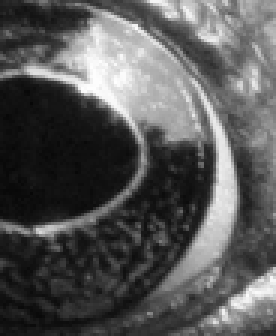
%> input picture Project 4 (mr2714 and av8258)/Project 4 (mr2714 and av8258)/nonface/0.ppm, 92 x 112 px (shown 3 times larger); its folder holds 4 pictures in this run
$ octave --eval "Run_All;"   (GNU Octave 9; MATLAB toolbox functions it lacks are replaced by stand-ins)
%> lines starting %> are read from the running program, lines starting %| are printed output that depends on the picture
### Project 4 (mr2714 and av8258)/Project 4 (mr2714 and av8258)/Read_Images.m
function [train_faces, test_faces, non_faces] = Read_Images(data_path, read_nonfaces)
%> called with data_path = 'att_faces/s', read_nonfaces = true
% input: images path
% output Read the face images into training and test sets, also non_faces

train_faces = zeros(280, 112 * 92); %35 classes x 8 images each = 280
test_faces = zeros(120, 112 * 92); %35 classes x 2 images each = 70 5 classes x 10 images each = 50
for clas = 1:40
    image_set_path = strcat(data_path, string(clas));
    image_set = dir(image_set_path);
    for i = 3 : length(image_set) %first two are ..
        image_name = strcat(strcat(image_set_path,'/'), image_set(i).name);
        if (clas <= 35)
            if (i <= 10)
                train_faces((clas - 1) * 8 + (i - 2), :) = reshape(imread(convertStringsToChars(image_name)), 1 ,[]);
            else
                test_faces((clas - 1) * 2 + (i - 10), :) = reshape(imread(convertStringsToChars(image_name)), 1, []);
            end
        else
            test_faces((clas - 29) * 10 + (i - 2), :) = reshape(imread(convertStringsToChars(image_name)), 1, []);
        end
    end
end
%> pass 2 of the loop in Read_Images, `for clas = 1:40`:
if read_nonfaces == true
    non_faces = zeros(15, 112*92); %15 images of same dimensions
    for i = 0:14
        [Image, c] = imread(".\nonface\" + num2str(i) + ".ppm");
%> Image is the input picture: size 112x92x3 uint8; min 7, max 254, mean 87
%> c = []
        [height, width] = size(Image(:, :, 1));
%> height = 112; width = 92
        img = zeros(height, width);
%> img: size 112x92 double; every value is 0
        for j = 1:height
            for k = 1:width
                img(j, k) = int8(Image(j, k));
            end
        end
%> this loop made 112 passes
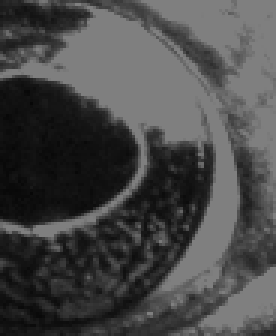
%> img: size 112x92 double (shown 3 times larger); min 7, max 127, mean 72
        non_faces(i+1, :) = reshape(img, [1, 112*92]);
    end
%> pass 2 of the loop in Read_Images, `for i = 0:14`:
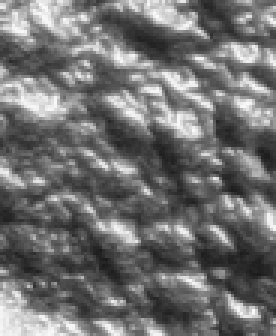
%> input picture Project 4 (mr2714 and av8258)/Project 4 (mr2714 and av8258)/nonface/1.ppm, 92 x 112 px (shown 3 times larger)
%> in Read_Images, Image is the input picture: size 112x92x3 uint8; min 27, max 251, mean 112.9
%> the loop in Read_Images, `for j = 1:height` made 112 passes
%> after the loop in Read_Images, `for j = 1:height`:
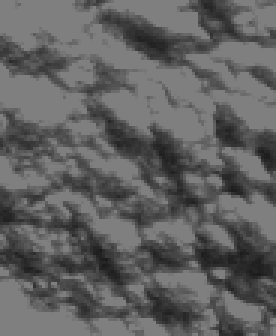
%> img: size 112x92 double (shown 3 times larger); min 27, max 127, mean 96.5
%> the run ends on the next line
end
end

### Project 4 (mr2714 and av8258)/Project 4 (mr2714 and av8258)/Run_All.m
function Run_All()
%all functions go from here

%Read faces data into train and test splits
%Also read some non_faces; second parameter true
disp('Running Experiments with PCA');
[train_faces, test_faces, non_faces] = Read_Images('att_faces/s', true);

%Combine train and test for PCA
all_faces = [train_faces; test_faces];
[PCs, pPCA, faces_mean, total_var, var_sorted] = PCA(all_faces, 300);

%Draw variance graph with respect to eigenfaces.
var_per = zeros(1, 400); % taking top 400, ideally to length
for i = 1:length(var_per)
    var_per(i) = var_sorted(i) / total_var;
end
figure;
var_plot = cumsum(var_per);
plot(var_plot, 'o');
ylim([0 1.001]);
xlabel('eigenfaces', 'fontsize', 12);
ylabel('variance', 'fontsize', 12);

%Display leading and least eigenfaces
Show_Eigen_Faces(pPCA, true); % show leading eigen faces
Show_Eigen_Faces(pPCA, false); % show less-leading eigen faces

%Take subset of faces and reconstruct to observe effect
sub_faces = all_faces([9, 17, 25, 33], :); %chosen four subjects
PCA_Reconstruct(PCs, pPCA, faces_mean, sub_faces); %Reconstruct at 25, 80, 135, 190, 245, 300 on 4 samples

%Face Recognition and Classification
%Train PCA using training faces
[PCs, pPCA, faces_mean, total_var, var_sorted] = PCA(train_faces, 300);

%Do the recognition task with Linear Method
recog_task = true; knn = false;
accuracy = Face_Recog_Class(PCs, pPCA, faces_mean, test_faces, non_faces, recog_task, knn);
disp('Recognitiotn Accuracy='); disp(accuracy);

%Do the identification task with Linear Method
recog_task = false; knn = false;
accuracy = Face_Recog_Class(PCs, pPCA, faces_mean, test_faces, non_faces, recog_task, knn);
disp('Identification Accuracy='); disp(accuracy);


%Do the recognition task with Bonus Method - KNN
recog_task = true; knn = true;
accuracy = Face_Recog_Class(PCs, pPCA, faces_mean, test_faces, non_faces, recog_task, knn);
disp('Recognitiotn Accuracy(KNN)='); disp(accuracy);

%Do the identification task with Bonus Method - KNN
recog_task = false; knn = true;
accuracy = Face_Recog_Class(PCs, pPCA, faces_mean, test_faces, non_faces, recog_task, knn);
disp('Identification Accuracy(KNN)='); disp(accuracy);


disp("Running Same Experiments with SVD");
%Running with SVD
%Combine train and test for PCA
[PCs, pPCA, faces_mean, total_var] = SVD(all_faces, 300);

%Draw variance graph with respect to svd.
figure;
var_plot = cumsum(total_var);
plot(var_plot, 'o');
ylim([0 1.001]);
xlabel('svd', 'fontsize', 12);
ylabel('variance', 'fontsize', 12);

%Display leading and least eigenfaces
Show_Eigen_Faces(pPCA, true); % show leading eigen faces
Show_Eigen_Faces(pPCA, false); % show less-leading eigen faces

%Take subset of faces and reconstruct to observe effect using SVD
sub_faces = all_faces([9, 17, 25, 33], :); %chosen four subjects
PCA_Reconstruct(PCs, pPCA, faces_mean, sub_faces); %Reconstruct at 25, 80, 135, 190, 245, 300 on 4 samples

%Face Recognition and Classification
%Train PCA-SVd using training faces
[PCs, pPCA, faces_mean, total_var] = SVD(train_faces, 300);

%Do the recognition task with Linear Method
recog_task = true; knn = false;
accuracy = Face_Recog_Class(PCs, pPCA, faces_mean, test_faces, non_faces, recog_task, knn);
disp('Recognitiotn Accuracy='); disp(accuracy);

%Do the identification task with Linear Method
recog_task = false; knn = false;
accuracy = Face_Recog_Class(PCs, pPCA, faces_mean, test_faces, non_faces, recog_task, knn);
disp('Identification Accuracy='); disp(accuracy);


%Do the recognition task with Bonus Method - KNN
recog_task = true; knn = true;
accuracy = Face_Recog_Class(PCs, pPCA, faces_mean, test_faces, non_faces, recog_task, knn);
disp('Recognitiotn Accuracy(KNN)='); disp(accuracy);

%Do the identification task with Bonus Method - KNN
recog_task = false; knn = true;
accuracy = Face_Recog_Class(PCs, pPCA, faces_mean, test_faces, non_faces, recog_task, knn);
disp('Identification Accuracy(KNN)='); disp(accuracy);

disp('View Figures to See Results');
end
